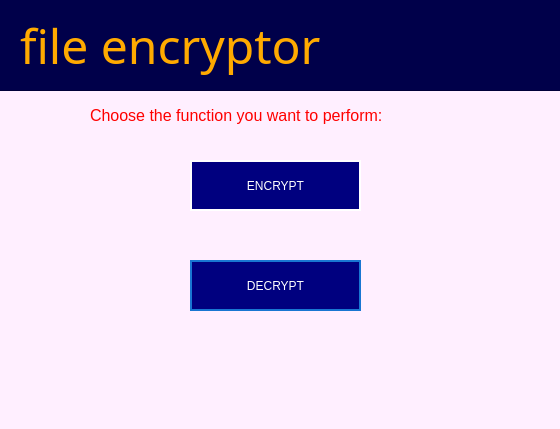
<?xml version="1.0" encoding="UTF-8"?>
<ui version="4.0">
 <class>file1</class>
 <widget class="QDialog" name="file1">
  <property name="geometry">
   <rect>
    <x>0</x>
    <y>0</y>
    <width>560</width>
    <height>429</height>
   </rect>
  </property>
  <property name="windowTitle">
   <string>Dialog</string>
  </property>
  <property name="styleSheet">
   <string notr="true">background-color:rgb(255, 239, 255)</string>
  </property>
  <widget class="QFrame" name="frame">
   <property name="geometry">
    <rect>
     <x>-60</x>
     <y>-10</y>
     <width>621</width>
     <height>101</height>
    </rect>
   </property>
   <property name="minimumSize">
    <size>
     <width>421</width>
     <height>0</height>
    </size>
   </property>
   <property name="toolTip">
    <string>&lt;html&gt;&lt;head/&gt;&lt;body&gt;&lt;p&gt;&lt;img src=&quot;:/images/lock.png&quot;/&gt;&lt;/p&gt;&lt;/body&gt;&lt;/html&gt;</string>
   </property>
   <property name="whatsThis">
    <string>&lt;html&gt;&lt;head/&gt;&lt;body&gt;&lt;p&gt;&lt;img src=&quot;:/images/lock.png&quot;/&gt;&lt;/p&gt;&lt;/body&gt;&lt;/html&gt;</string>
   </property>
   <property name="styleSheet">
    <string notr="true">background-color:rgb(0, 0, 74)</string>
   </property>
   <property name="frameShape">
    <enum>QFrame::StyledPanel</enum>
   </property>
   <property name="frameShadow">
    <enum>QFrame::Raised</enum>
   </property>
   <widget class="QLabel" name="fontLabel_2">
    <property name="geometry">
     <rect>
      <x>80</x>
      <y>20</y>
      <width>531</width>
      <height>71</height>
     </rect>
    </property>
    <property name="font">
     <font>
      <family>Showcard Gothic</family>
      <pointsize>48</pointsize>
      <weight>50</weight>
      <bold>false</bold>
     </font>
    </property>
    <property name="toolTip">
     <string>&lt;html&gt;&lt;head/&gt;&lt;body&gt;&lt;p&gt;LK&lt;/p&gt;&lt;/body&gt;&lt;/html&gt;</string>
    </property>
    <property name="styleSheet">
     <string notr="true">#fontLabel {
	color: RED;
}</string>
    </property>
    <property name="text">
     <string>&lt;html&gt;&lt;head/&gt;&lt;body&gt;&lt;p&gt;&lt;img src=&quot;:/Image/lock.jpg&quot;/&gt;&lt;span style=&quot; font-size:36pt; color:#ffaa00;&quot;&gt;file encryptor&lt;/span&gt;&lt;/p&gt;&lt;/body&gt;&lt;/html&gt;</string>
    </property>
   </widget>
  </widget>
  <widget class="QPushButton" name="encryptButton">
   <property name="geometry">
    <rect>
     <x>190</x>
     <y>160</y>
     <width>171</width>
     <height>51</height>
    </rect>
   </property>
   <property name="styleSheet">
    <string notr="true">#encryptButton {
	font: 14pt &quot;MS Shell Dlg 2&quot;;
    border: 2px solid #1976D2;
    background-color:rgb(0, 0, 127);
    min-width: 80px;
	color: white;
}
#encryptButton:hover {
    background-color:rgb(164, 255, 167);
    
}

#encryptButton:pressed {
    background-color: #0D47A1;
}

#encryptButton:flat {
    border: none; /* no border for a flat push button */
}

#encryptButton:default {
    border-color: white; /* make the default button prominent */
}

#encryptButton:disabled {
	background-color: #E3F2FD;
	border-color: #BBDEFB;
}</string>
   </property>
   <property name="text">
    <string>ENCRYPT</string>
   </property>
  </widget>
  <widget class="QPushButton" name="decryptButton">
   <property name="geometry">
    <rect>
     <x>190</x>
     <y>260</y>
     <width>171</width>
     <height>51</height>
    </rect>
   </property>
   <property name="styleSheet">
    <string notr="true">#decryptButton {
	font: 14pt &quot;MS Shell Dlg 2&quot;;
    border: 2px solid #1976D2;
    background-color:rgb(0, 0, 127);
    min-width: 80px;
	color: white;
}
#decryptButton:hover {
    background-color:rgb(164, 255, 167);
    
}

#decryptButton:pressed {
    background-color: #0D47A1;
}

#decryptButton:flat {
    border: none; /* no border for a flat push button */
}

#decryptButton:default {
    border-color: white; /* make the default button prominent */
}

#decryptButton:disabled {
	background-color: #E3F2FD;
	border-color: #BBDEFB;
}</string>
   </property>
   <property name="text">
    <string>DECRYPT</string>
   </property>
  </widget>
  <widget class="QLabel" name="label">
   <property name="geometry">
    <rect>
     <x>90</x>
     <y>100</y>
     <width>381</width>
     <height>31</height>
    </rect>
   </property>
   <property name="text">
    <string>&lt;html&gt;&lt;head/&gt;&lt;body&gt;&lt;p&gt;&lt;span style=&quot; font-size:12pt; color:#ff0000;&quot;&gt;Choose the function you want to perform:&lt;/span&gt;&lt;/p&gt;&lt;/body&gt;&lt;/html&gt;</string>
   </property>
  </widget>
 </widget>
 <resources>
  <include location="resources.qrc"/>
 </resources>
 <connections/>
</ui>
